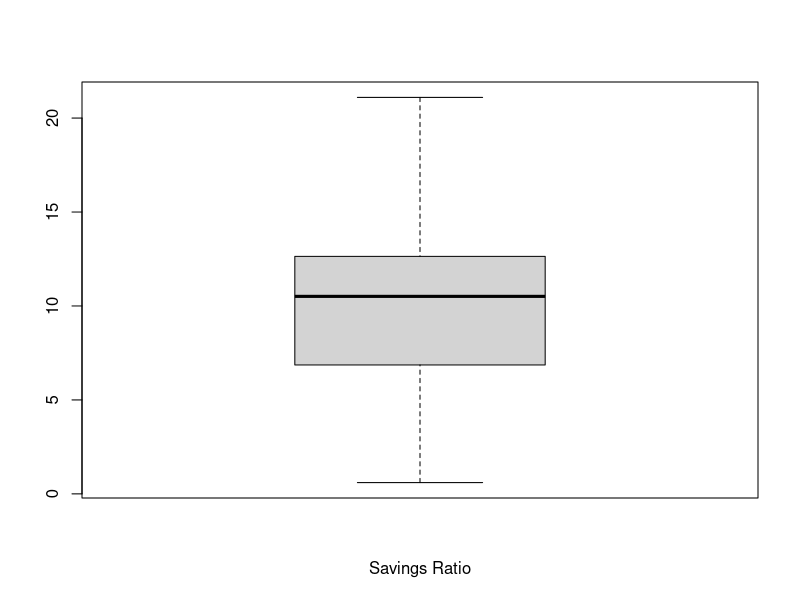
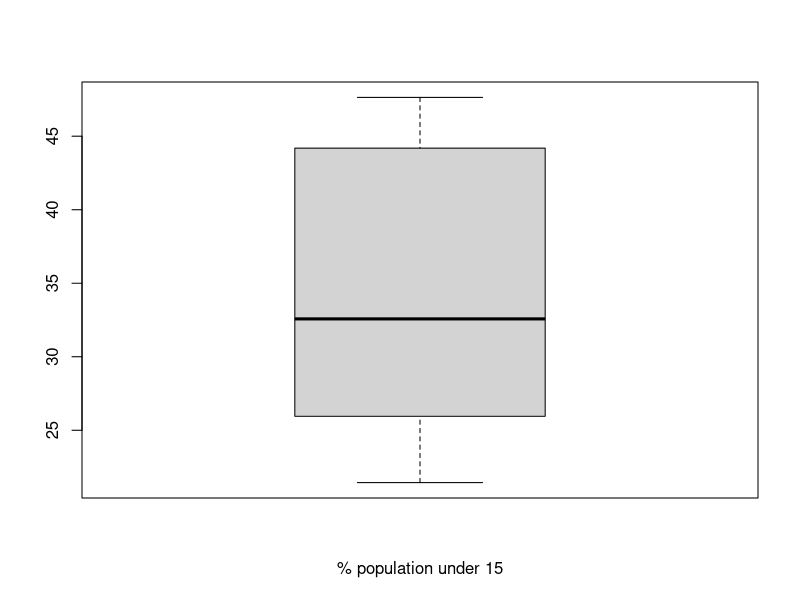
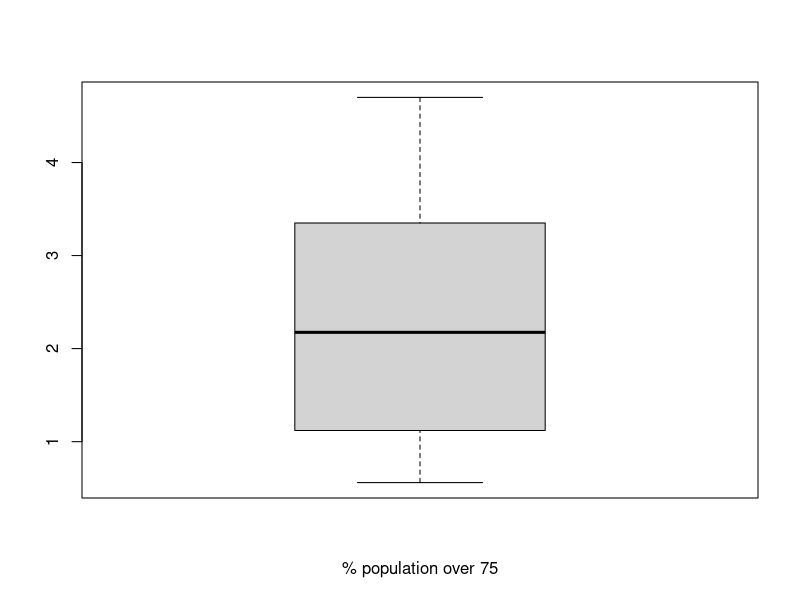
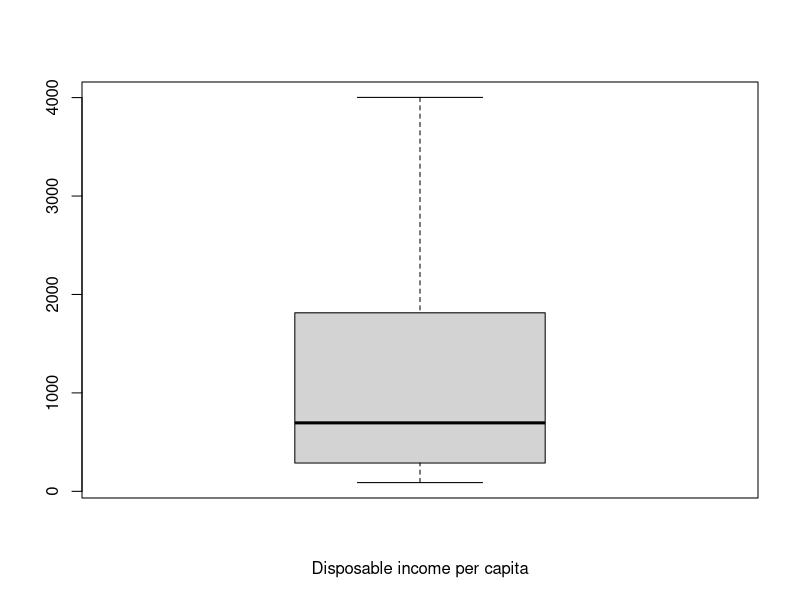
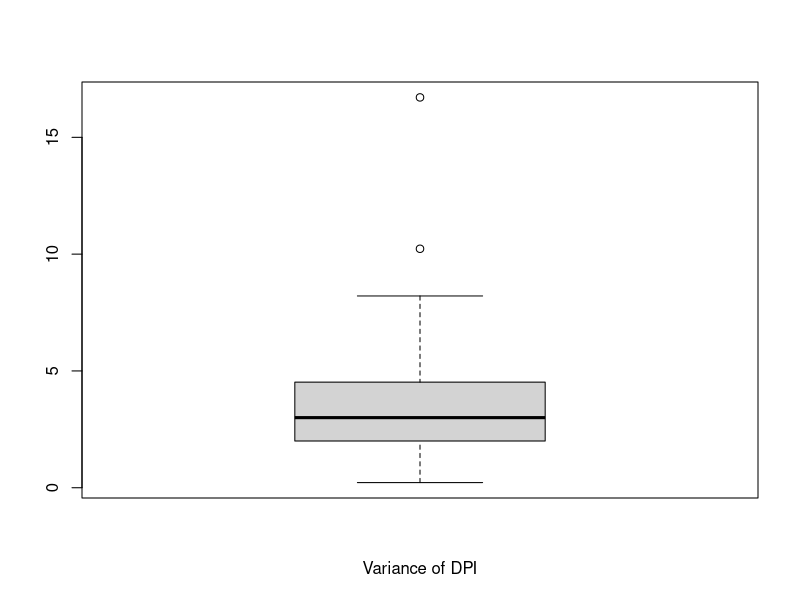
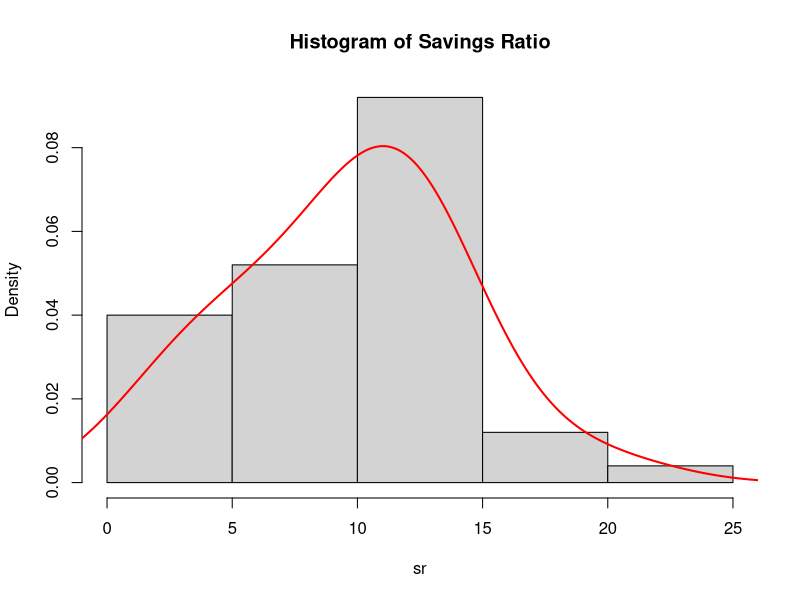
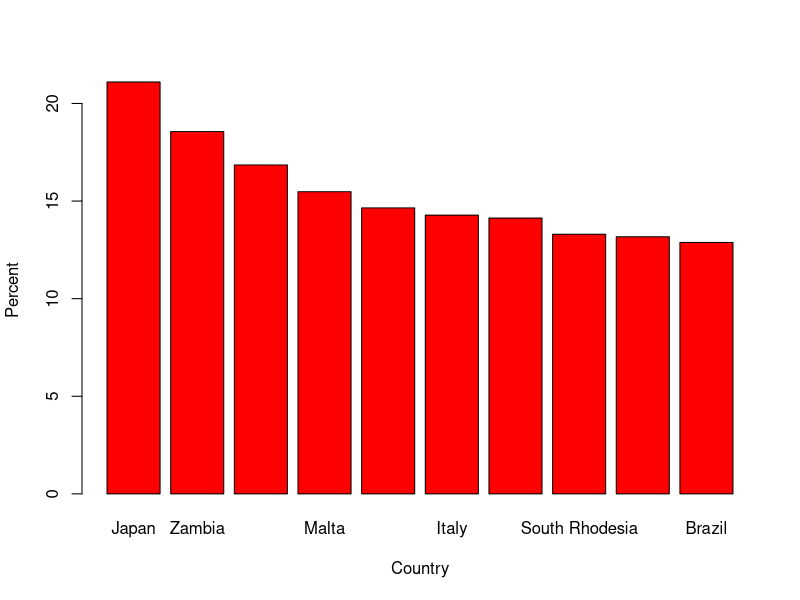
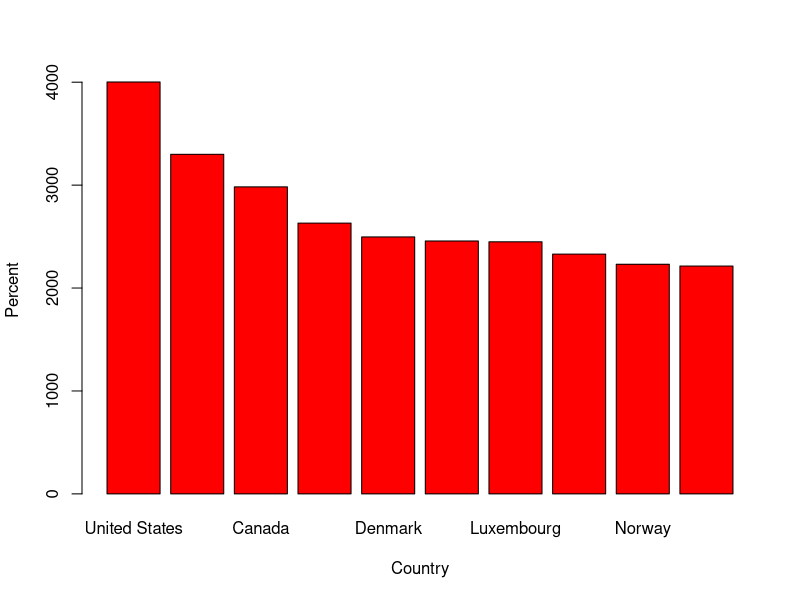

R code for these plots, in order:
## ---- chunk 1
knitr::opts_chunk$set(echo = FALSE)
library(dplyr)
attach(LifeCycleSavings)
## ---- chunk 2
summary(LifeCycleSavings)
## ---- chunk 3
str(LifeCycleSavings)

## ---- chunk 4
mean(sr)
sd(sr)
## ---- chunk 5
cor(LifeCycleSavings[, c("sr","pop15", "pop75", "dpi", "ddpi")])
## ---- chunk 6
boxplot(sr, xlab = 'Savings Ratio')
boxplot(pop15, xlab = '% population under 15')
boxplot(pop75, xlab = '% population over 75')
boxplot(dpi, xlab = 'Disposable income per capita')
boxplot(ddpi, xlab = 'Variance of DPI')
## ---- chunk 7
hist(sr, main = 'Histogram of Savings Ratio', probability = TRUE)
lines(density(sr, adjust = 1.5), col = 'red', lwd = 2)
## ---- chunk 8
top10sr <- arrange(LifeCycleSavings, desc(sr)) %>% select('sr')
top10sr<- top10sr %>% top_n(10)
print(top10sr)
## ---- chunk 9
barplot(top10sr$sr, 
        names = row.names(top10sr), 
        xlab = 'Country', 
        ylab = 'Percent', 
        col = if (top10sr$sr[1]) {'red'})
## ---- chunk 10
top10dpi <- arrange(LifeCycleSavings, desc(dpi)) %>% select('dpi')
top10dpi<- top10dpi %>% top_n(10)
print(top10dpi)
## ---- chunk 11
barplot(top10dpi$dpi, 
        names = row.names(top10dpi), 
        xlab = 'Country', 
        ylab = 'Percent', 
        col = if (top10dpi$dpi[1]) {'red'})
## ---- chunk 12
require(stats); require(graphics)
pairs(LifeCycleSavings, panel = panel.smooth,
      main = "LifeCycleSavings data")
